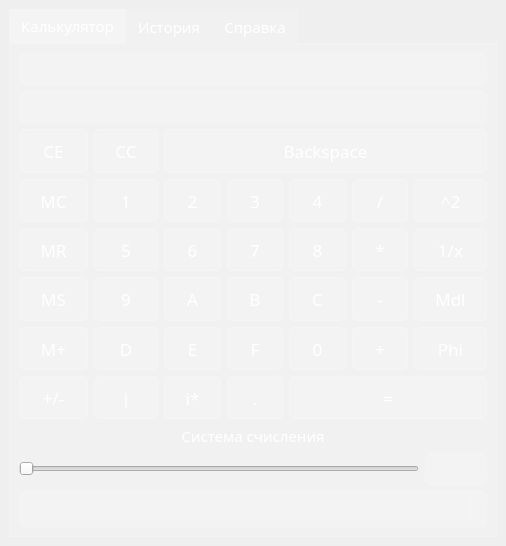
<?xml version="1.0" encoding="UTF-8"?>
<ui version="4.0">
 <class>MainWindow</class>
 <widget class="QMainWindow" name="MainWindow">
  <property name="geometry">
   <rect>
    <x>0</x>
    <y>0</y>
    <width>506</width>
    <height>546</height>
   </rect>
  </property>
  <property name="sizePolicy">
   <sizepolicy hsizetype="Ignored" vsizetype="Ignored">
    <horstretch>0</horstretch>
    <verstretch>0</verstretch>
   </sizepolicy>
  </property>
  <property name="windowTitle">
   <string>Калькулятор</string>
  </property>
  <property name="layoutDirection">
   <enum>Qt::LeftToRight</enum>
  </property>
  <property name="styleSheet">
   <string notr="true">*{
font-family: century gothic;
font-size: 15px;
color: rgb(255,255,255);
}

#MainWindow {
background: QLinearGradient(spread:pad, x1: 1,  y1: 1, 
                            x2: 0, y2: 0, 
                            stop: 0   rgba(81, 0, 135, 255), 
                            stop: 0.427447 rgba(41, 61, 132, 235), 
                            stop: 1   rgba(155, 79, 165, 255));
}

QLabel  {
	background: none;
	border: none;
}

QLineEdit {
	font-size: 20px;
	background-color: rgba(255, 255, 255, 30);
	border: 1px solid rgba(255, 255, 255, 40);
	border-radius: 5px;
}

QLineEdit::cursor {
    width: 2px; 
    background-color: white; 
}

QTextCursor {
	color: white;
}

QTabWidget::pane
{
	border: 1px;
	background-color: rgba(255, 255, 255, 30);
	border: 1px solid rgba(255, 255, 255, 30);
}

QTabBar::tab{
background-color: rgba(255, 255, 255, 30);
}

QTabBar::tab:selected{
background-color: rgba(255, 255, 255, 80);
}

QPushButton{
	font-size: 13pt;
	background-color: rgba(255, 255, 255, 40);
	border: 1px solid rgba(255, 255, 255, 50);
    border-radius: 5px;
    padding: 10px 20px;
}

QPushButton:hover{
background-color: rgba(255, 255, 255, 50);
}

QPushButton:pressed{
	background-color: rgba(255, 255, 255, 80);
}

QPushButton:disabled{
	background-color: rgba(255, 255, 255, 5);
}

QGridLayout QPushButton {
    max-width: 100px; 
}

QTableWidget {
    gridline-color: rgba(255, 255, 255, 40);
    background-color: transparent;
	border: none;
}

QTableWidget::item:selected {
    background-color: rgba(255, 255, 255, 80); /* Цвет выделенной ячейки */
}

QTableWidget::item:hover {
    background-color: rgba(255, 255, 255, 50); /* Цвет под курсором */
}

QHeaderView {
background-color: transparent;
}

QHeaderView::section{
background-color: transparent;
border-style: none;
border-bottom: 1px solid rgba(255, 255, 255, 40);
border-right: 1px solid rgba(255, 255, 255, 40);
}

QTableView QTableCornerButton::section {
     background-color: transparent;
 }

QScrollBar:vertical {
    border: none;
    background-color: transparent;
    width: 10px;
    margin: 0px;
}

QScrollBar::handle:vertical {
    background: rgba(255, 255, 255, 80); /* Цвет ползунка вертикального скролла */
}

QScrollBar::handle:vertical:hover {
    background: rgba(255, 255, 255, 100); /* Цвет ползунка вертикального скролла при наведении */
}

QScrollBar::add-line:vertical, QScrollBar::sub-line:vertical {
    border: none;
    background-color: transparent;
    height: 0px;
}

QScrollBar::add-page:vertical, QScrollBar::sub-page:vertical {
    background: rgba(255, 255, 255, 30); /* Цвет фона вне ползунка вертикального скролла */
}

QTextEdit {
background: transparent;
border: none;
}

QComboBox {
    font-size: 15px;
    color: rgb(255, 255, 255);
    background-color: rgba(255, 255, 255, 30);
    border: 1px solid rgba(255, 255, 255, 40);
    border-radius: 5px;
    padding: 5px;
}

QComboBox:hover {
    background-color: rgba(255, 255, 255, 50);
}

QComboBox::drop-down {
    subcontrol-origin: padding;
    subcontrol-position: top right;
    width: 15px;
    border-left-width: 1px;
    border-left-color: rgba(255, 255, 255, 40);
    border-left-style: solid;
    border-top-right-radius: 3px;
    border-bottom-right-radius: 3px;
}

QComboBox::down-arrow {
    image: url(down_arrow.png); /* Provide a path to your down arrow image */
}

QComboBox QAbstractItemView {
    background-color: rgba(255, 255, 255, 80);
    selection-background-color: rgba(255, 255, 255, 80);
    border: 1px solid rgba(255, 255, 255, 50);
    outline: none;
}

QComboBox QAbstractItemView::item {
    color: rgb(255, 255, 255);
}

QComboBox QAbstractItemView::item:selected {
    background-color: rgba(255, 255, 255, 80);
}
</string>
  </property>
  <widget class="QWidget" name="centralwidget">
   <property name="sizePolicy">
    <sizepolicy hsizetype="Ignored" vsizetype="Ignored">
     <horstretch>0</horstretch>
     <verstretch>0</verstretch>
    </sizepolicy>
   </property>
   <layout class="QGridLayout" name="gridLayout">
    <item row="0" column="0">
     <widget class="QTabWidget" name="tabWidget">
      <property name="sizePolicy">
       <sizepolicy hsizetype="Minimum" vsizetype="Expanding">
        <horstretch>0</horstretch>
        <verstretch>0</verstretch>
       </sizepolicy>
      </property>
      <property name="currentIndex">
       <number>0</number>
      </property>
      <widget class="QWidget" name="tab">
       <attribute name="title">
        <string>Калькулятор</string>
       </attribute>
       <layout class="QGridLayout" name="gridLayout_2">
        <item row="0" column="0" colspan="7">
         <widget class="QLineEdit" name="lineEdit_2">
          <property name="alignment">
           <set>Qt::AlignRight|Qt::AlignTrailing|Qt::AlignVCenter</set>
          </property>
         </widget>
        </item>
        <item row="12" column="0" colspan="7">
         <widget class="QLabel" name="label">
          <property name="text">
           <string>Система счисления</string>
          </property>
          <property name="alignment">
           <set>Qt::AlignCenter</set>
          </property>
         </widget>
        </item>
        <item row="13" column="0" colspan="6">
         <widget class="QSlider" name="horizontalSlider">
          <property name="sizePolicy">
           <sizepolicy hsizetype="Expanding" vsizetype="Fixed">
            <horstretch>0</horstretch>
            <verstretch>0</verstretch>
           </sizepolicy>
          </property>
          <property name="orientation">
           <enum>Qt::Horizontal</enum>
          </property>
         </widget>
        </item>
        <item row="13" column="6">
         <widget class="QLineEdit" name="P">
          <property name="sizePolicy">
           <sizepolicy hsizetype="Ignored" vsizetype="Fixed">
            <horstretch>0</horstretch>
            <verstretch>0</verstretch>
           </sizepolicy>
          </property>
         </widget>
        </item>
        <item row="14" column="0" colspan="7">
         <widget class="QComboBox" name="comboBox">
          <property name="sizePolicy">
           <sizepolicy hsizetype="Preferred" vsizetype="MinimumExpanding">
            <horstretch>0</horstretch>
            <verstretch>0</verstretch>
           </sizepolicy>
          </property>
         </widget>
        </item>
        <item row="4" column="0" rowspan="3" colspan="7">
         <layout class="QGridLayout" name="gridLayout_5">
          <item row="1" column="5">
           <widget class="QPushButton" name="Button_dvd">
            <property name="sizePolicy">
             <sizepolicy hsizetype="MinimumExpanding" vsizetype="Expanding">
              <horstretch>0</horstretch>
              <verstretch>0</verstretch>
             </sizepolicy>
            </property>
            <property name="text">
             <string>/</string>
            </property>
           </widget>
          </item>
          <item row="2" column="1">
           <widget class="QPushButton" name="Button_5">
            <property name="sizePolicy">
             <sizepolicy hsizetype="Expanding" vsizetype="Expanding">
              <horstretch>0</horstretch>
              <verstretch>0</verstretch>
             </sizepolicy>
            </property>
            <property name="text">
             <string>5</string>
            </property>
           </widget>
          </item>
          <item row="4" column="1">
           <widget class="QPushButton" name="Button_D">
            <property name="sizePolicy">
             <sizepolicy hsizetype="Minimum" vsizetype="Expanding">
              <horstretch>0</horstretch>
              <verstretch>0</verstretch>
             </sizepolicy>
            </property>
            <property name="text">
             <string>D</string>
            </property>
           </widget>
          </item>
          <item row="4" column="6">
           <widget class="QPushButton" name="Button_phi">
            <property name="sizePolicy">
             <sizepolicy hsizetype="MinimumExpanding" vsizetype="Expanding">
              <horstretch>0</horstretch>
              <verstretch>0</verstretch>
             </sizepolicy>
            </property>
            <property name="text">
             <string>Phi</string>
            </property>
           </widget>
          </item>
          <item row="1" column="2">
           <widget class="QPushButton" name="Button_2">
            <property name="sizePolicy">
             <sizepolicy hsizetype="MinimumExpanding" vsizetype="Expanding">
              <horstretch>0</horstretch>
              <verstretch>0</verstretch>
             </sizepolicy>
            </property>
            <property name="text">
             <string>2</string>
            </property>
           </widget>
          </item>
          <item row="3" column="0">
           <widget class="QPushButton" name="Button_MS">
            <property name="sizePolicy">
             <sizepolicy hsizetype="Minimum" vsizetype="Expanding">
              <horstretch>0</horstretch>
              <verstretch>0</verstretch>
             </sizepolicy>
            </property>
            <property name="text">
             <string>MS</string>
            </property>
           </widget>
          </item>
          <item row="3" column="6">
           <widget class="QPushButton" name="Button_mdl">
            <property name="sizePolicy">
             <sizepolicy hsizetype="MinimumExpanding" vsizetype="Expanding">
              <horstretch>0</horstretch>
              <verstretch>0</verstretch>
             </sizepolicy>
            </property>
            <property name="text">
             <string>Mdl</string>
            </property>
           </widget>
          </item>
          <item row="2" column="5">
           <widget class="QPushButton" name="Button_mul">
            <property name="sizePolicy">
             <sizepolicy hsizetype="Expanding" vsizetype="Expanding">
              <horstretch>0</horstretch>
              <verstretch>0</verstretch>
             </sizepolicy>
            </property>
            <property name="text">
             <string>*</string>
            </property>
           </widget>
          </item>
          <item row="1" column="1">
           <widget class="QPushButton" name="Button_1">
            <property name="sizePolicy">
             <sizepolicy hsizetype="MinimumExpanding" vsizetype="Expanding">
              <horstretch>0</horstretch>
              <verstretch>0</verstretch>
             </sizepolicy>
            </property>
            <property name="text">
             <string>1</string>
            </property>
           </widget>
          </item>
          <item row="5" column="2">
           <widget class="QPushButton" name="Button_im">
            <property name="sizePolicy">
             <sizepolicy hsizetype="Minimum" vsizetype="Expanding">
              <horstretch>0</horstretch>
              <verstretch>0</verstretch>
             </sizepolicy>
            </property>
            <property name="text">
             <string>i*</string>
            </property>
           </widget>
          </item>
          <item row="2" column="2">
           <widget class="QPushButton" name="Button_6">
            <property name="sizePolicy">
             <sizepolicy hsizetype="Expanding" vsizetype="Expanding">
              <horstretch>0</horstretch>
              <verstretch>0</verstretch>
             </sizepolicy>
            </property>
            <property name="text">
             <string>6</string>
            </property>
           </widget>
          </item>
          <item row="2" column="6">
           <widget class="QPushButton" name="Button_rev">
            <property name="sizePolicy">
             <sizepolicy hsizetype="MinimumExpanding" vsizetype="Expanding">
              <horstretch>0</horstretch>
              <verstretch>0</verstretch>
             </sizepolicy>
            </property>
            <property name="text">
             <string>1/x</string>
            </property>
           </widget>
          </item>
          <item row="5" column="3">
           <widget class="QPushButton" name="Button_dot">
            <property name="sizePolicy">
             <sizepolicy hsizetype="Minimum" vsizetype="Expanding">
              <horstretch>0</horstretch>
              <verstretch>0</verstretch>
             </sizepolicy>
            </property>
            <property name="text">
             <string>.</string>
            </property>
           </widget>
          </item>
          <item row="4" column="0">
           <widget class="QPushButton" name="Button_Madd">
            <property name="sizePolicy">
             <sizepolicy hsizetype="Minimum" vsizetype="Expanding">
              <horstretch>0</horstretch>
              <verstretch>0</verstretch>
             </sizepolicy>
            </property>
            <property name="text">
             <string>M+</string>
            </property>
           </widget>
          </item>
          <item row="3" column="4">
           <widget class="QPushButton" name="Button_C">
            <property name="sizePolicy">
             <sizepolicy hsizetype="Minimum" vsizetype="Expanding">
              <horstretch>0</horstretch>
              <verstretch>0</verstretch>
             </sizepolicy>
            </property>
            <property name="text">
             <string>C</string>
            </property>
           </widget>
          </item>
          <item row="3" column="3">
           <widget class="QPushButton" name="Button_B">
            <property name="sizePolicy">
             <sizepolicy hsizetype="Minimum" vsizetype="Expanding">
              <horstretch>0</horstretch>
              <verstretch>0</verstretch>
             </sizepolicy>
            </property>
            <property name="text">
             <string>B</string>
            </property>
           </widget>
          </item>
          <item row="2" column="3">
           <widget class="QPushButton" name="Button_7">
            <property name="sizePolicy">
             <sizepolicy hsizetype="Expanding" vsizetype="Expanding">
              <horstretch>0</horstretch>
              <verstretch>0</verstretch>
             </sizepolicy>
            </property>
            <property name="text">
             <string>7</string>
            </property>
           </widget>
          </item>
          <item row="4" column="5">
           <widget class="QPushButton" name="Button_add">
            <property name="sizePolicy">
             <sizepolicy hsizetype="Minimum" vsizetype="Expanding">
              <horstretch>0</horstretch>
              <verstretch>0</verstretch>
             </sizepolicy>
            </property>
            <property name="text">
             <string>+</string>
            </property>
           </widget>
          </item>
          <item row="1" column="3">
           <widget class="QPushButton" name="Button_3">
            <property name="sizePolicy">
             <sizepolicy hsizetype="MinimumExpanding" vsizetype="Expanding">
              <horstretch>0</horstretch>
              <verstretch>0</verstretch>
             </sizepolicy>
            </property>
            <property name="text">
             <string>3</string>
            </property>
           </widget>
          </item>
          <item row="1" column="0">
           <widget class="QPushButton" name="MC_button">
            <property name="sizePolicy">
             <sizepolicy hsizetype="MinimumExpanding" vsizetype="Expanding">
              <horstretch>0</horstretch>
              <verstretch>0</verstretch>
             </sizepolicy>
            </property>
            <property name="text">
             <string>MC</string>
            </property>
           </widget>
          </item>
          <item row="1" column="4">
           <widget class="QPushButton" name="Button_4">
            <property name="sizePolicy">
             <sizepolicy hsizetype="MinimumExpanding" vsizetype="Expanding">
              <horstretch>0</horstretch>
              <verstretch>0</verstretch>
             </sizepolicy>
            </property>
            <property name="text">
             <string>4</string>
            </property>
           </widget>
          </item>
          <item row="2" column="4">
           <widget class="QPushButton" name="Button_8">
            <property name="sizePolicy">
             <sizepolicy hsizetype="Expanding" vsizetype="Expanding">
              <horstretch>0</horstretch>
              <verstretch>0</verstretch>
             </sizepolicy>
            </property>
            <property name="text">
             <string>8</string>
            </property>
           </widget>
          </item>
          <item row="5" column="0">
           <widget class="QPushButton" name="Button_znak">
            <property name="sizePolicy">
             <sizepolicy hsizetype="Minimum" vsizetype="Expanding">
              <horstretch>0</horstretch>
              <verstretch>0</verstretch>
             </sizepolicy>
            </property>
            <property name="text">
             <string>+/-</string>
            </property>
           </widget>
          </item>
          <item row="5" column="4" colspan="3">
           <widget class="QPushButton" name="Button_eq">
            <property name="sizePolicy">
             <sizepolicy hsizetype="Minimum" vsizetype="Expanding">
              <horstretch>0</horstretch>
              <verstretch>0</verstretch>
             </sizepolicy>
            </property>
            <property name="text">
             <string>=</string>
            </property>
           </widget>
          </item>
          <item row="3" column="2">
           <widget class="QPushButton" name="Button_A">
            <property name="sizePolicy">
             <sizepolicy hsizetype="Minimum" vsizetype="Expanding">
              <horstretch>0</horstretch>
              <verstretch>0</verstretch>
             </sizepolicy>
            </property>
            <property name="text">
             <string>A</string>
            </property>
           </widget>
          </item>
          <item row="3" column="1">
           <widget class="QPushButton" name="Button_9">
            <property name="sizePolicy">
             <sizepolicy hsizetype="Minimum" vsizetype="Expanding">
              <horstretch>0</horstretch>
              <verstretch>0</verstretch>
             </sizepolicy>
            </property>
            <property name="text">
             <string>9</string>
            </property>
           </widget>
          </item>
          <item row="4" column="4">
           <widget class="QPushButton" name="Button_0">
            <property name="sizePolicy">
             <sizepolicy hsizetype="Minimum" vsizetype="Expanding">
              <horstretch>0</horstretch>
              <verstretch>0</verstretch>
             </sizepolicy>
            </property>
            <property name="text">
             <string>0</string>
            </property>
           </widget>
          </item>
          <item row="5" column="1">
           <widget class="QPushButton" name="Button_frac">
            <property name="sizePolicy">
             <sizepolicy hsizetype="Minimum" vsizetype="Expanding">
              <horstretch>0</horstretch>
              <verstretch>0</verstretch>
             </sizepolicy>
            </property>
            <property name="text">
             <string>|</string>
            </property>
           </widget>
          </item>
          <item row="1" column="6">
           <widget class="QPushButton" name="Button_sqr">
            <property name="sizePolicy">
             <sizepolicy hsizetype="MinimumExpanding" vsizetype="Expanding">
              <horstretch>0</horstretch>
              <verstretch>0</verstretch>
             </sizepolicy>
            </property>
            <property name="text">
             <string>^2</string>
            </property>
           </widget>
          </item>
          <item row="4" column="3">
           <widget class="QPushButton" name="Button_F">
            <property name="sizePolicy">
             <sizepolicy hsizetype="Minimum" vsizetype="Expanding">
              <horstretch>0</horstretch>
              <verstretch>0</verstretch>
             </sizepolicy>
            </property>
            <property name="text">
             <string>F</string>
            </property>
           </widget>
          </item>
          <item row="4" column="2">
           <widget class="QPushButton" name="Button_E">
            <property name="sizePolicy">
             <sizepolicy hsizetype="Minimum" vsizetype="Expanding">
              <horstretch>0</horstretch>
              <verstretch>0</verstretch>
             </sizepolicy>
            </property>
            <property name="text">
             <string>E</string>
            </property>
           </widget>
          </item>
          <item row="3" column="5">
           <widget class="QPushButton" name="Button_sub">
            <property name="sizePolicy">
             <sizepolicy hsizetype="Minimum" vsizetype="Expanding">
              <horstretch>0</horstretch>
              <verstretch>0</verstretch>
             </sizepolicy>
            </property>
            <property name="text">
             <string>-</string>
            </property>
           </widget>
          </item>
          <item row="2" column="0">
           <widget class="QPushButton" name="MR_button">
            <property name="sizePolicy">
             <sizepolicy hsizetype="Expanding" vsizetype="Expanding">
              <horstretch>0</horstretch>
              <verstretch>0</verstretch>
             </sizepolicy>
            </property>
            <property name="text">
             <string>MR</string>
            </property>
           </widget>
          </item>
          <item row="0" column="0">
           <widget class="QPushButton" name="CE_button">
            <property name="sizePolicy">
             <sizepolicy hsizetype="Minimum" vsizetype="Expanding">
              <horstretch>0</horstretch>
              <verstretch>0</verstretch>
             </sizepolicy>
            </property>
            <property name="font">
             <font>
              <family>century gothic</family>
              <pointsize>13</pointsize>
             </font>
            </property>
            <property name="text">
             <string>CE</string>
            </property>
           </widget>
          </item>
          <item row="0" column="1">
           <widget class="QPushButton" name="C_button">
            <property name="sizePolicy">
             <sizepolicy hsizetype="Minimum" vsizetype="Expanding">
              <horstretch>0</horstretch>
              <verstretch>0</verstretch>
             </sizepolicy>
            </property>
            <property name="text">
             <string>CC</string>
            </property>
           </widget>
          </item>
          <item row="0" column="2" colspan="5">
           <widget class="QPushButton" name="BS_button">
            <property name="sizePolicy">
             <sizepolicy hsizetype="Minimum" vsizetype="Expanding">
              <horstretch>0</horstretch>
              <verstretch>0</verstretch>
             </sizepolicy>
            </property>
            <property name="text">
             <string>Backspace</string>
            </property>
           </widget>
          </item>
         </layout>
        </item>
        <item row="1" column="0" colspan="7">
         <widget class="InputLineEdit" name="lineEdit">
          <property name="alignment">
           <set>Qt::AlignRight|Qt::AlignTrailing|Qt::AlignVCenter</set>
          </property>
         </widget>
        </item>
       </layout>
      </widget>
      <widget class="QWidget" name="tab_2">
       <attribute name="title">
        <string>История</string>
       </attribute>
       <layout class="QGridLayout" name="gridLayout_3">
        <item row="0" column="0">
         <widget class="QTableWidget" name="tableWidget"/>
        </item>
       </layout>
      </widget>
      <widget class="QWidget" name="tab_3">
       <attribute name="title">
        <string>Справка</string>
       </attribute>
       <layout class="QGridLayout" name="gridLayout_4">
        <item row="0" column="0">
         <widget class="QTextEdit" name="textEdit"/>
        </item>
       </layout>
      </widget>
     </widget>
    </item>
   </layout>
  </widget>
 </widget>
 <customwidgets>
  <customwidget>
   <class>InputLineEdit</class>
   <extends>QLineEdit</extends>
   <header location="global">input_line_edit.h</header>
  </customwidget>
 </customwidgets>
 <resources/>
 <connections/>
</ui>
